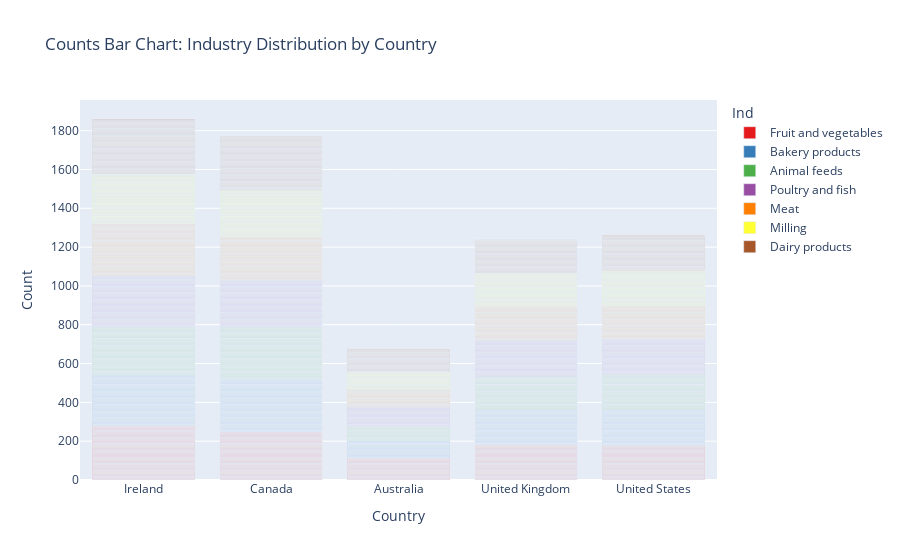

This figure's notebook cell:
### Markdown cell above
### Now by counts in the Industry

### Code cell
# Create a bar chart to show the distribution of original industries by country
fig = px.bar(data_graphics, x='country', color='Ind', title='Bar Chart: Industry Distribution by Country')
fig.update_layout(xaxis_title='Country', yaxis_title='Count')

# Create a colorful bar chart with a specified color palette
fig = px.bar(data_graphics, x='country', color='Ind', 
             title='Counts Bar Chart: Industry Distribution by Country',
             color_discrete_sequence=px.colors.qualitative.Set1)  # You can choose any color palette

fig.update_layout(xaxis_title='Country', yaxis_title='Count')

# Show the plot
fig.show()

### Figure 1 — Plotly figure (JSON) as saved in the notebook; plotly's stock layout.template omitted (floating-point values rounded to 4 significant figures; data arrays with more than 128 entries replaced by an {"elided": "..."} marker saying what was removed)
{"data": [{"alignmentgroup": "True", "hovertemplate": "Ind=Fruit and vegetables<br>country=%{x}<br>count=%{y}<extra></extra>", "legendgroup": "Fruit and vegetables", "marker": {"color": "rgb(228,26,28)", "pattern": {"shape": ""}}, "name": "Fruit and vegetables", "offsetgroup": "Fruit and vegetables", "orientation": "v", "showlegend": true, "textposition": "auto", "type": "bar", "x": {"elided": "997 str values"}, "xaxis": "x", "y": {"elided": "997 int values"}, "yaxis": "y"}, {"alignmentgroup": "True", "hovertemplate": "Ind=Bakery products<br>country=%{x}<br>count=%{y}<extra></extra>", "legendgroup": "Bakery products", "marker": {"color": "rgb(55,126,184)", "pattern": {"shape": ""}}, "name": "Bakery products", "offsetgroup": "Bakery products", "orientation": "v", "showlegend": true, "textposition": "auto", "type": "bar", "x": {"elided": "995 str values"}, "xaxis": "x", "y": {"elided": "995 int values"}, "yaxis": "y"}, {"alignmentgroup": "True", "hovertemplate": "Ind=Animal feeds<br>country=%{x}<br>count=%{y}<extra></extra>", "legendgroup": "Animal feeds", "marker": {"color": "rgb(77,175,74)", "pattern": {"shape": ""}}, "name": "Animal feeds", "offsetgroup": "Animal feeds", "orientation": "v", "showlegend": true, "textposition": "auto", "type": "bar", "x": {"elided": "942 str values"}, "xaxis": "x", "y": {"elided": "942 int values"}, "yaxis": "y"}, {"alignmentgroup": "True", "hovertemplate": "Ind=Poultry and fish<br>country=%{x}<br>count=%{y}<extra></extra>", "legendgroup": "Poultry and fish", "marker": {"color": "rgb(152,78,163)", "pattern": {"shape": ""}}, "name": "Poultry and fish", "offsetgroup": "Poultry and fish", "orientation": "v", "showlegend": true, "textposition": "auto", "type": "bar", "x": {"elided": "977 str values"}, "xaxis": "x", "y": {"elided": "977 int values"}, "yaxis": "y"}, {"alignmentgroup": "True", "hovertemplate": "Ind=Meat<br>country=%{x}<br>count=%{y}<extra></extra>", "legendgroup": "Meat", "marker": {"color": "rgb(255,127,0)", "pattern": {"shape": ""}}, "name": "Meat", "offsetgroup": "Meat", "orientation": "v", "showlegend": true, "textposition": "auto", "type": "bar", "x": {"elided": "924 str values"}, "xaxis": "x", "y": {"elided": "924 int values"}, "yaxis": "y"}, {"alignmentgroup": "True", "hovertemplate": "Ind=Milling<br>country=%{x}<br>count=%{y}<extra></extra>", "legendgroup": "Milling", "marker": {"color": "rgb(255,255,51)", "pattern": {"shape": ""}}, "name": "Milling", "offsetgroup": "Milling", "orientation": "v", "showlegend": true, "textposition": "auto", "type": "bar", "x": {"elided": "943 str values"}, "xaxis": "x", "y": {"elided": "943 int values"}, "yaxis": "y"}, {"alignmentgroup": "True", "hovertemplate": "Ind=Dairy products<br>country=%{x}<br>count=%{y}<extra></extra>", "legendgroup": "Dairy products", "marker": {"color": "rgb(166,86,40)", "pattern": {"shape": ""}}, "name": "Dairy products", "offsetgroup": "Dairy products", "orientation": "v", "showlegend": true, "textposition": "auto", "type": "bar", "x": {"elided": "1023 str values"}, "xaxis": "x", "y": {"elided": "1023 int values"}, "yaxis": "y"}], "layout": {"barmode": "relative", "legend": {"title": {"text": "Ind"}, "tracegroupgap": 0}, "title": {"text": "Counts Bar Chart: Industry Distribution by Country"}, "xaxis": {"anchor": "y", "domain": [0, 1], "title": {"text": "Country"}}, "yaxis": {"anchor": "x", "domain": [0, 1], "title": {"text": "Count"}}}}
